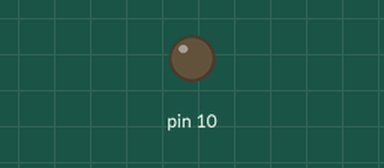
This sketch was run on a simulated Arduino Uno, built with avr-gcc and run on an emulated ATmega328P. On the bench: output pins drawn as LEDs (lit = HIGH).

Above: at 0.05 s.
At 2.0 s:
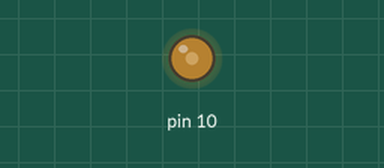
Timing chart, 0 to 4.6 s (numbered marks = the images above):
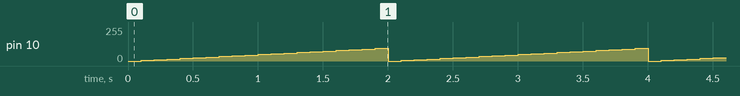

The sketch:

lab3_1.ino
```cpp
void setup() {
  pinMode(10, OUTPUT);
}

void loop() {
  for (int value = 0; value < 100; value=value + 5) {
    analogWrite(10, value);
    delay(100);
  }
}
```
